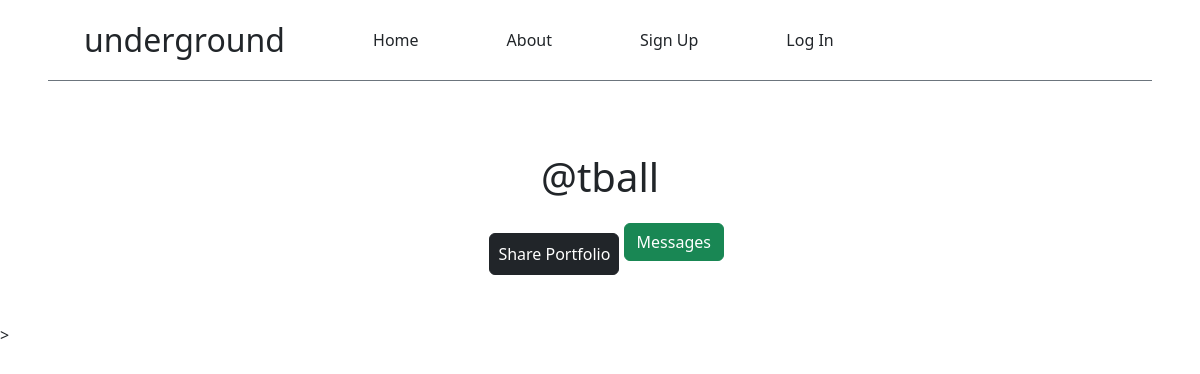
/profile/tball, run on an earlier commit of the app's database.
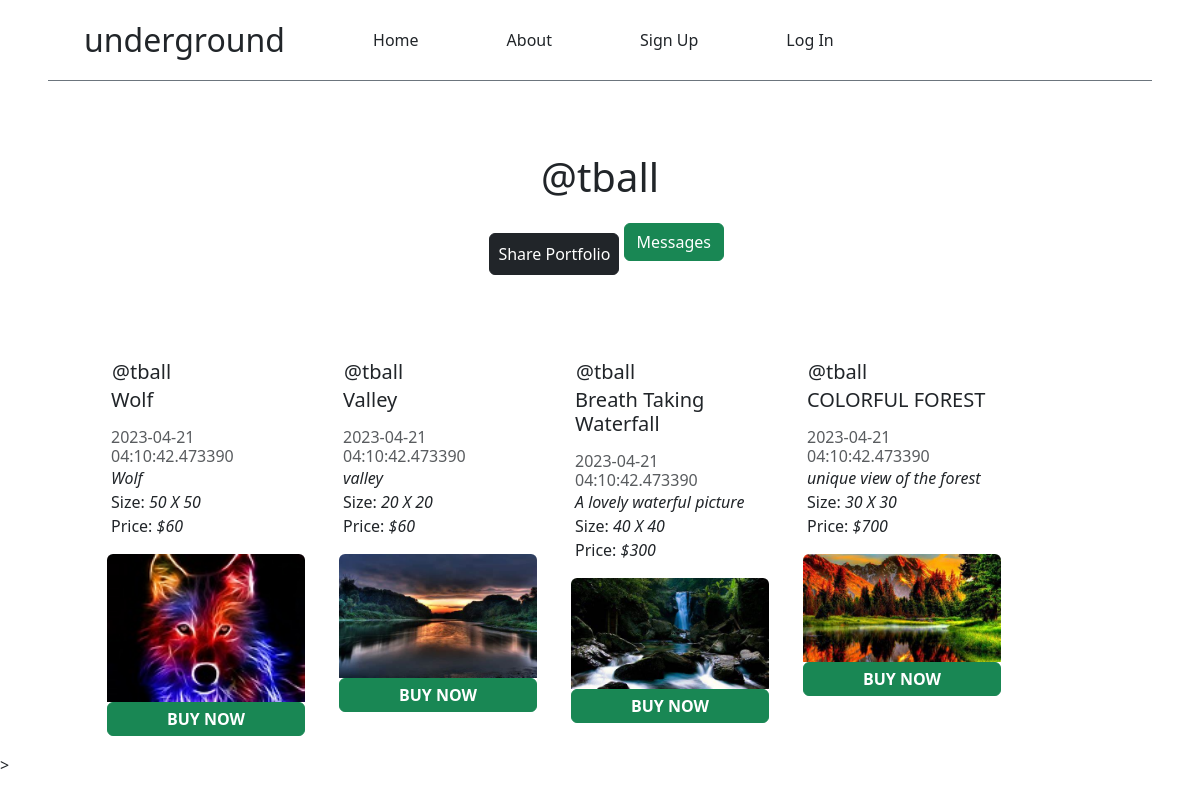
And on a later commit of the database.
### app/models.py (models this page shows, shortened)
class User(db.Model, UserMixin):
    id = db.Column(db.Integer, primary_key=True)
    first_name = db.Column(db.String(50), nullable=False)
    last_name = db.Column(db.String(50), nullable=False)
    address = db.Column(db.String(100), nullable=False)
    city = db.Column(db.String(50), nullable=False)
    state = db.Column(db.String(50), nullable=False)
    zipcode = db.Column(db.Integer, nullable=False)
    email = db.Column(db.String(75), nullable=False, unique=True)
    username = db.Column(db.String(75), nullable=False, unique=True)
    password = db.Column(db.String(255), nullable=False)
    date_created = db.Column(db.DateTime, nullable=False, default=datetime.utcnow)
    artwork = db.relationship('Art', backref='artist')
    customer_info = db.relationship('Customer', backref='customer_info')

class Art(db.Model):
    art_id = db.Column(db.Integer, primary_key=True)
    title = db.Column(db.String(50), nullable=False)
    width = db.Column(db.Integer, nullable=False)
    height = db.Column(db.Integer, nullable=False)
    description = db.Column(db.String(150), nullable=False)
    price = db.Column(db.Integer, nullable=False)
    user_id = db.Column(db.Integer, db.ForeignKey("user.id"))
    image = db.Column(db.String)
    stripe_product_id = db.Column(db.String)

### app/routes.py (the view)
@app.route('/profile/<username>')
def profile(username):
    profile = User.query.filter_by(username=username).first()
    print(profile.id)
    if profile is None:
        return redirect(url_for('signup'))
    else:
        arts = Art.query.order_by(Art.art_id.desc()).all()
        return render_template('profile.html', username=username, arts=arts, profile=profile)

### app/templates/profile.html (shortened to what this page needs)
{% extends 'base.html' %}
{% block header %}
    <h1 class="text-dark fw-lighter fs-1 mt-4"><strong>@</strong>{{ username }}</h1>>
    <button class=" btn btn-dark text-white p-2 mt-4" onclick="copyContent()" >Share Portfolio</button>
        {% if arts.user_id == current_user.id %}
            <button type="button" class="btn btn-success">Messages</button>
        {% endif %}
{% endblock %}
{% block content %}
    <div class="d-flex flex-wrap ms-5">
        {% for art in arts %}
                {% if art.user_id == current_user.id %}
                    <div class="m-3 card mb-3 border border-white " style="max-width: 200px;">
                        <div class="row ">
                                <div class="card-body">
                                    <a href="/profile/{{ art.artist.username }}" class=" p-0 card-text  fs-5 fw-light test-dark btn btn-white btn-outline-white ">@{{ art.artist.username }}</a>
                                    <span><h5 class="card-title">{{ art.title }}</h5></span>
                                    <span><h6 class="card-text text-muted mt-3 fw-light">{{ art.artist.date_created }}</h6></span>
                                    <span class="card-text"><em>{{ art.description }}</em></span><br>
                                    <span class="card-text">Size: <em>{{ art.width }} X {{ art.height }}</em></span><br>
                                    <span class="card-text">Price: <em>${{ art.price }}</em></span><br>
                                        <button type="button" class="btn btn-outline-danger text-danger text-center p-1 me-3 mt-2" data-bs-toggle="modal" data-bs-target="#deleteArtModal-{{ art.art_id }}">Delete</button>
                                        <a href="{{ url_for('edit_art', art_id=art.art_id) }}" class="btn btn-border-secondary text-secondary text-center btn-outline-secondary p-1 mt-2">Edit</a>
                                </div>
                        </div>
                        <div class="row g-0">
                                <img class="card-img-top rounded-3" style="width: 350px; max-height: 150px;" src="{{ url_for('static', filename='/uploads/{}'.format(art.image)) }}" type="button"  data-bs-toggle="modal" data-bs-target="#showArtModal-{{ art.art_id }}" alt="random">
                        </div>
                    </div>
                    <div class="modal fade " id="deleteArtModal-{{ art.art_id }}" tabindex="-1" aria-labelledby="exampleModalLabel" aria-hidden="true">
                        <div class="modal-dialog">
                            <div class="modal-content ">
                                <div class="modal-header ">
                                    <h1 class="modal-title fs-6 fw-lighter" id="exampleModalLabel">Are you sure you would like to delete "{{ art.title }}"?</h1>
                                    <button type="button" class="btn-close" data-bs-dismiss="modal" aria-label="Close"></button>
                                </div>
                                <div class="modal-body ">
                                    <img class="card-img-top rounded-3 " style="width: 350px; max-height: 190px;" src="{{ url_for('static', filename='/uploads/{}'.format(art.image)) }}" alt="random">
                                </div>
                                <div class="modal-footer">
                                    <button type="button" class=" btn-outline-white btn btn-white text-secondary" data-bs-dismiss="modal">Close</button>
                                    <a href="{{ url_for('delete_art', art_id=art.art_id) }}" class="btn btn-white btn-outline-white link-danger">Delete</a>
                                </div>
                            </div>
                        </div>
                    </div>
                    <div class="modal fade"  tabindex="-1" id="showArtModal-{{ art.art_id }}">
                        <div class="modal-dialog">
                          <div class="modal-content" style="width: 540px; max-height: 460px;">
                            <div class="modal-body">
                                <img class="card-img-top rounded-3 " style="width: 500px; max-height: 350px;" src="{{ url_for('static', filename='/uploads/{}'.format(art.image)) }}" alt="random" >
                            </div>
                            <div class="modal-footer">
                                <button type="button" class=" btn-outline-white btn btn-white text-secondary" data-bs-dismiss="modal">Close</button>
                            </div>
                          </div>
                        </div>
                      </div>
                {% else %}
                    {% if art.user_id == profile.id %}
                        <div class="m-3 card mb-3 border border-white" style="max-width: 200px;">
                            <div class="row ">
                                <div class="card-body ">
                                    <a href="/profile/{{ art.artist.username }}" class=" p-0 card-text  fs-5 fw-light test-dark btn btn-white btn-outline-white ">@{{ art.artist.username }}</a>
                                    <span><h5 class="card-title">{{ art.title }}</h5></span>
                                    <span><h6 class="card-text text-muted mt-3 fw-light">{{ art.artist.date_created }}</h6></span>
                                    <span class="card-text"><em>{{ art.description }}</em></span><br>
                                    <span class="card-text">Size: <em>{{ art.width }} X {{ art.height }}</em></span><br>
                                    <span class="card-text">Price: <em>${{ art.price }}</em></span>
                                </div>
                            </div>
                            <div class="row g-0">
                                    <img class="card-img-top rounded-top" style="width: 350x; max-height: 150px;" src="{{ url_for('static', filename='/uploads/{}'.format(art.image)) }}" type="button"  data-bs-toggle="modal" data-bs-target="#showArtModal-{{ art.art_id }}"  alt="random">
                            </div>
                            <div>
                                {% if art.user_id != current_user.id %}
                                    <a href="{{ url_for('order', product_id=art.art_id, user_id=art.user_id) }}" class=" w-100 btn btn btn-success text-white p-1 fs-6 pe-3 ps-3 rounded-bottom"><strong>BUY NOW</strong></a>
                                {% endif %}
                            </div>
                        </div>
                    {% endif %}
                {% endif %}
        {% endfor %}
    </div>
{% endblock %}

### app/templates/base.html (shortened to what this page needs)
<!DOCTYPE html>
<html lang="en">
<head>
    <link rel="stylesheet" href="https://cdn.jsdelivr.net/npm/bootstrap@5.3.0-alpha1/dist/css/bootstrap.min.css">
</head>
<body>
    {% include 'navbar.html' %}
    <div class="row bg-white py-5">
        <div class="col text-center text-white">
            {% block header %}
            {% endblock %}
        </div>
    </div>
    <div class="container">
        {% block content %}
        {% endblock %}
    </div>
</body>>
</html>

### app/templates/navbar.html (shortened to what this page needs)
<nav class="navbar navbar-expand-lg bg-white border-bottom border-secondary ms-5 me-5 sticky-top" >
    <div class="container-fluid">
        <a class="navbar-brand text-dark fs-2 p-2 fw-light me-5 ms-3" href="/"><strong>underground</strong></a>
        <div class="collapse navbar-collapse" id="collapseLinks">
        <div class="navbar-nav">
            <a class="nav-link text-dark fw-light me-5 ms-4" href="/">Home</a>
            {% if current_user.is_authenticated %}
                <a class="nav-link text-dark fw-light me-3 ms-2" href="/profile/{{ current_user.username }}">Portfolio</a>
                <a class="nav-link text-dark fw-light me-3 ms-2" href="/notifications/{{ current_user.id }}">Messages</a>
                <a class="nav-link text-dark fw-light me-3 ms-2" href="/profit">Profit Calculator</a>
                <a class="nav-link text-dark fw-light me-3 ms-2" href="/addart">Add Artwork</a>
                <a class="nav-link text-dark fw-light me-3 ms-2" href="/editinfo/{{ current_user.id }}">Edit Information</a>
                <a class="nav-link text-dark fw-light me-3 ms-2" href="/logout">Log Out</a>
            {% else %}
                <a class="nav-link text-dark fw-light me-5 ms-4" href="/about">About</a>
                <a class="nav-link text-dark fw-light me-5 ms-4" href="/signup">Sign Up</a>
                <a class="nav-link text-dark fw-light me-5 ms-4" href="/login">Log In</a>
            {% endif %}
        </div>
        </div>
    </div>
</nav>

What changed in the data, as far as the page shows it:
added Art: artist.username "tball", title "Wolf", artist.date_created "2023-04-21 04:10:42.473390", description "Wolf", width "50", height "50", price "60", image (picture)
added Art: artist.username "tball", title "Valley", artist.date_created "2023-04-21 04:10:42.473390", description "valley", width "20", height "20", price "60", image (picture)
added Art: artist.username "tball", title "Breath Taking Waterfall", artist.date_created "2023-04-21 04:10:42.473390", description "A lovely waterful picture", width "40", height "40", price "300", image (picture)
added Art: artist.username "tball", title "COLORFUL FOREST", artist.date_created "2023-04-21 04:10:42.473390", description "unique view of the forest", width "30", height "30", price "700", image (picture)
